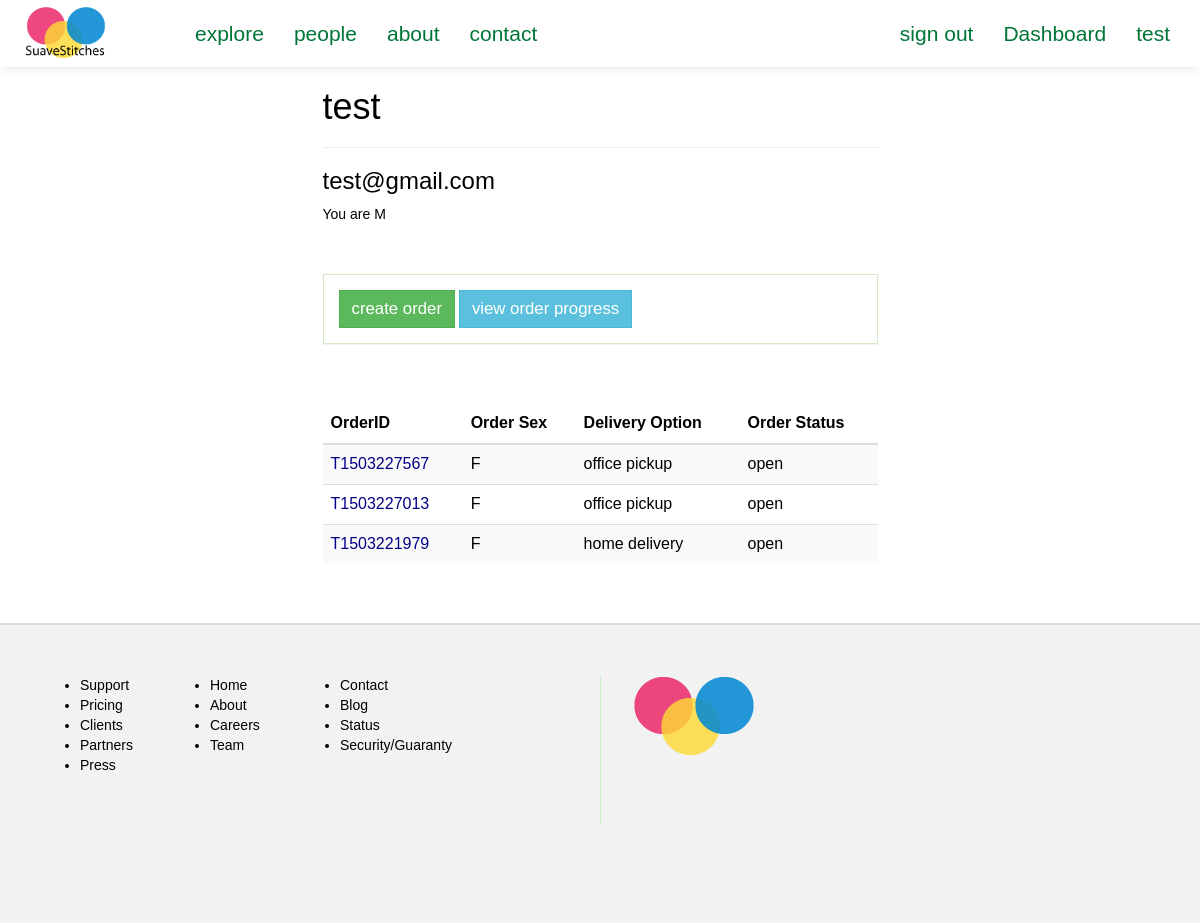
The app's page /suave/dashboard/ (signed in), older data.
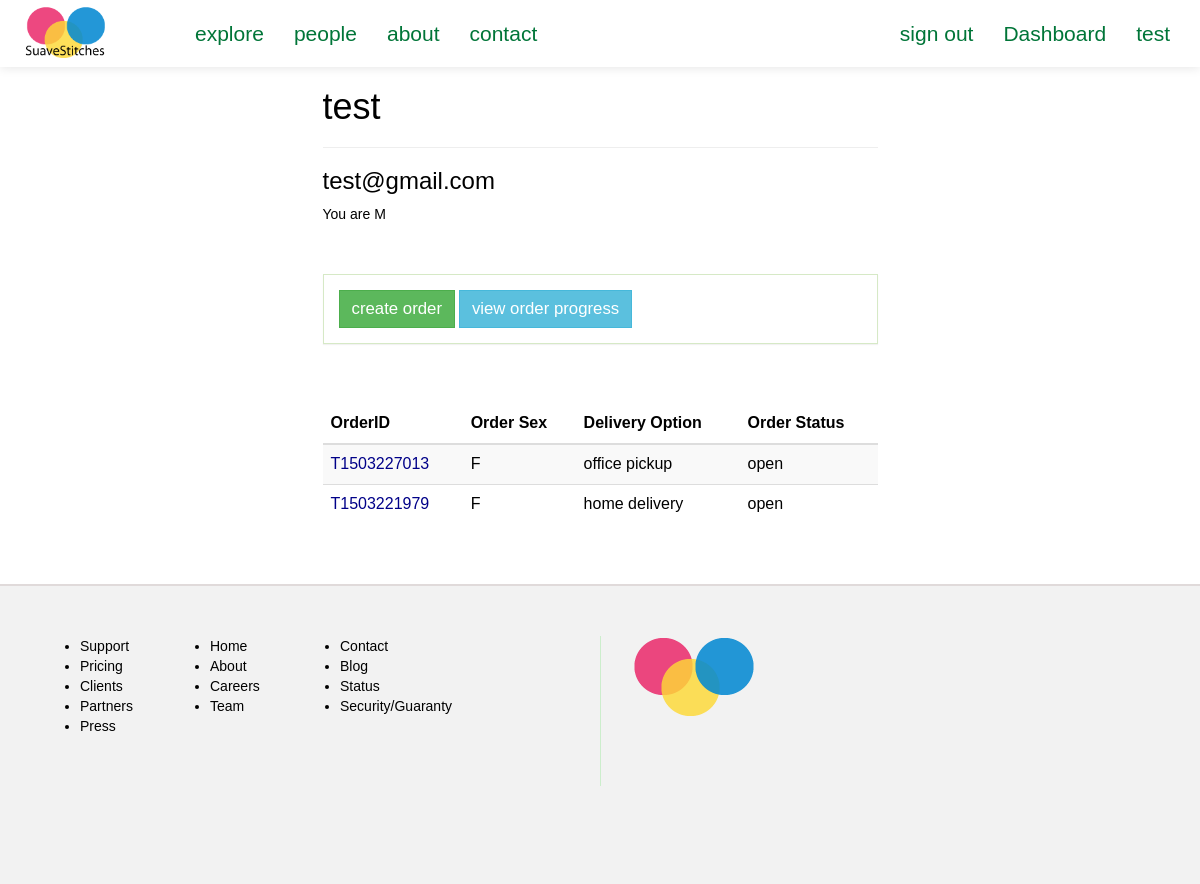
The same page, newer data.
### suave/models.py (models this page shows)
class Order(models.Model):
	client = models.ForeignKey(Client, null=True)
	size = models.ForeignKey(Size, null=True)
	tailor = models.ForeignKey(Tailor, null=True)
	fabric = models.ForeignKey(Fabric, null=True) #* change to foreign key with Fabric
	main_order_id = models.CharField(max_length=15, null=True)
	details = models.CharField(max_length=250, null=True) #*
	delivery_option = models.CharField(max_length=100, null=True)
	service_option = models.CharField(max_length=100, null=True)
	sex = models.CharField(max_length=2, default=' ')
	status = models.CharField(max_length=20, default='OPEN') #*
	cost = models.IntegerField(default=0000) # final cost of order

### suave/views.py (the view)
@login_required
def clientDashboard(request):
	context = {}
	client = Client.objects.get(user=request.user)
	if request.session['new_user_check'] == 1:
		context['new_user_check'] = True
		request.session['new_user_check'] = 2
	context['orders'] = Order.objects.filter(client=client)
	return render(request, 'i/client/dashboard.html', context)

### suave/templates/i/client/dashboard.html (shortened to what this page needs)
{% extends "i/layout/base.html" %}
{% block main_section %}
	<div class="col-lg-6 col-lg-offset-3">
		<h1>{{ user.username }}</h1>
		<hr>
		<h3>{{ user.email }}</h3>
		<p>You are {{ user.client.sex }}</p>
		<br><br>
		<div class="client-dashboard-panel panel panel-body panel-success">
			<a href="{% url 'suave:createOrder' %}" class="btn btn-success">create order</a>
			<a href="" class="btn btn-info">view order progress</a>
		</div>
		<br><br>
		{% if orders %}
			<table class="table table-striped table-hover">
				<thead>
					<tr>
						<th>OrderID</th>
						<th>Order Sex</th>
						<th>Delivery Option</th>
						<th>Order Status</th>
					</tr>
				</thead>
				<tbody>
					{% for order in orders %}
					<tr>
						<td style="color:#008"><span>{{ order.main_order_id }}</span></td>
						<td>{{ order.sex }}</td>
						<td>{{ order.delivery_option|lower }}</td>
						<td>{{ order.status|lower }}</td>
					</tr>
					{% endfor %}
				</tbody>
			</table>
		{% endif %}
		<br><br>
	</div>
{% endblock %}

Row changes from the older to the newer data that the page shows:
removed Order: main_order_id "T1503227567", sex "F", delivery_option "office pickup", status "open"
